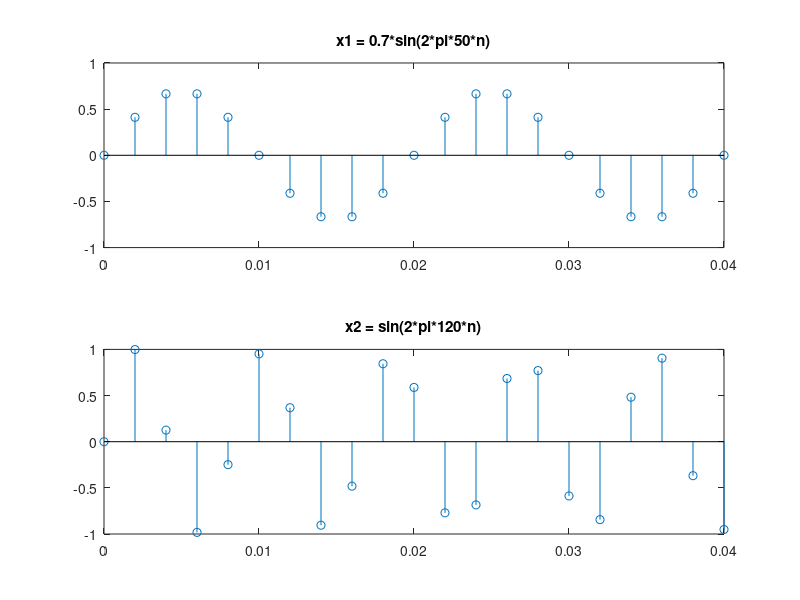

The MATLAB source for this figure:
% % LAB2 Ex.1
clear all;
close all;

fs = 500;
n = [0:20]/fs;
x1 = 0.7*sin(2*pi*50*n);
x2 = sin(2*pi*120*n);

figure;
subplot(2,1,1);
stem(n,x1);
title('x1 = 0.7*sin(2*pi*50*n)');
subplot(2,1,2);
stem(n,x2);
title('x2 = sin(2*pi*120*n)');